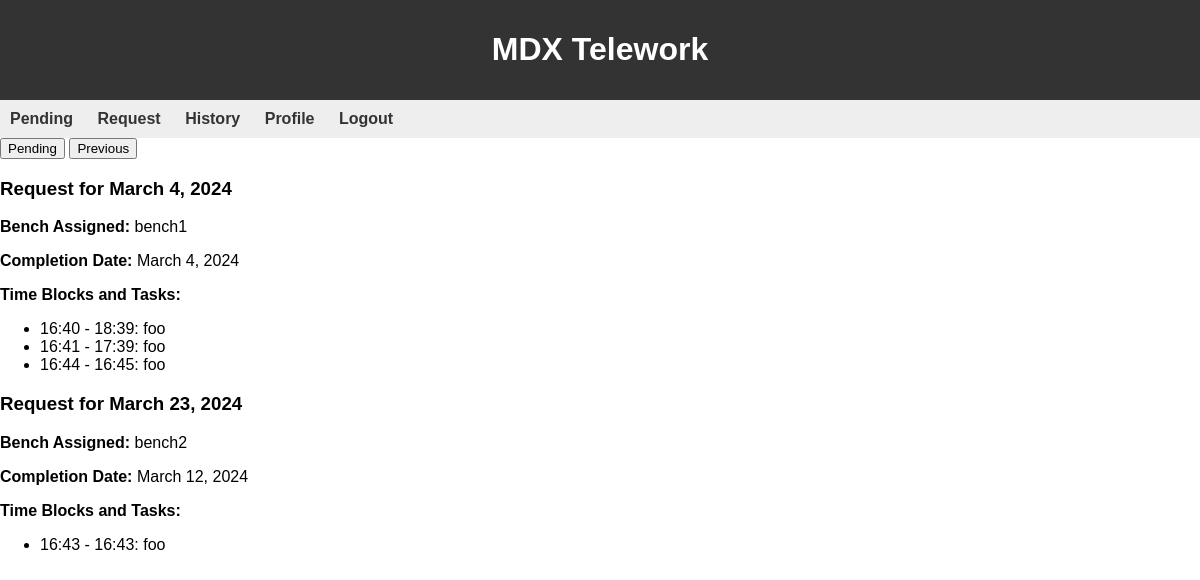
Page /mdxtelework/pending_requests (signed in) on the committed database.
### mdxtelework/models.py (models this page shows, shortened)
class TeleworkRequest(models.Model):
    STATUS_CHOICES = (
        ('pending', 'Pending'),
        ('approved', 'Approved'),
        ('rejected', 'Rejected'),
    )
    BENCH_CHOICES = (
        ('bench1', 'Bench 1'),
        ('bench2', 'Bench 2'),
        ('bench3', 'Bench 3'),
        ('other', 'Other'),
    )
    user = models.ForeignKey(User, on_delete=models.CASCADE, null=True)
    completion_date = models.DateField()
    completion_report = models.JSONField()
    date_requested = models.DateField()
    bench_assigned = models.CharField(max_length=100, choices=BENCH_CHOICES)
    other_bench_reason = models.TextField(blank=True)
    status = models.CharField(max_length=20, choices=STATUS_CHOICES, default='pending')

### mdxtelework/views.py (the view)
# urls.py: path("pending_requests", views.pending_requests, name="pending_requests"),
@login_required
def pending_requests(request):
    user_requests = TeleworkRequest.objects.filter(user=request.user, status='pending')
    return render(request, "mdxtelework/pending_requests.html", {'user_requests': user_requests})

### mdxtelework/templates/mdxtelework/pending_requests.html (shortened to what this page needs)
{% extends "mdxtelework/layout.html" %}
{% block body %}
<div class="buttons">
    <button id="pending-button">Pending</button>
    <button id="previous-button">Previous</button>
</div>
{% if user_requests %}
    <div class="card-container">
        {% for request in user_requests %}
            <div class="card">
                <div class="card-header">
                    <h3>Request for {{ request.date_requested }}</h3>
                </div>
                <div class="card-body">
                    <p><strong>Bench Assigned:</strong> {{ request.bench_assigned }}</p>
                    <p><strong>Completion Date:</strong> {{ request.completion_date }}</p>
                    <p><strong>Time Blocks and Tasks:</strong></p>
                    <ul>
                        {% for block in request.completion_report %}
                            <li>{{ block.start_time }} - {{ block.end_time }}: {{ block.activity }}</li>
                        {% endfor %}
                    </ul>
                </div>
            </div>
        {% endfor %}
    </div>
{% else %}
    <p>No pending requests found.</p>
{% endif %}
{% endblock %}

### mdxtelework/static/styles.css (style rules this page uses)
body { font-family: Arial, sans-serif; margin: 0; padding: 0; }

### rows in the picture
TeleworkRequest: date_requested "March 4, 2024", bench_assigned "bench1", completion_date "March 4, 2024", start_time "16:40" "16:41" "16:44", end_time "18:39" "17:39" "16:45", activity "foo" "foo" "foo"
TeleworkRequest: date_requested "March 23, 2024", bench_assigned "bench2", completion_date "March 12, 2024", start_time "16:43", end_time "16:43", activity "foo"
